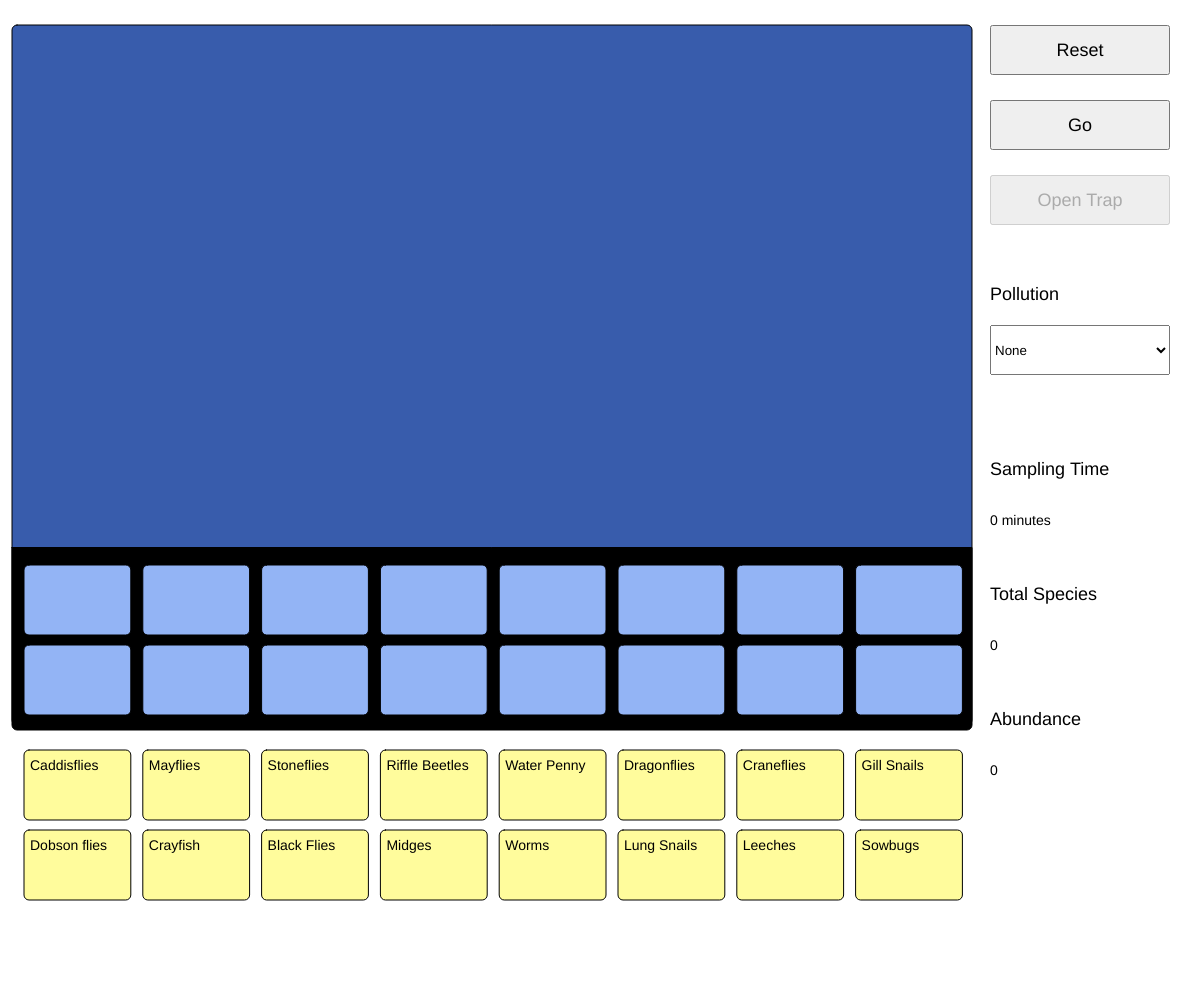
Frame 1 (no input)
Frame 60 (no input): identical to frame 1, image omitted
Frame 120 (the mouse pressed at the canvas centre since frame 60): identical to frame 1, image omitted

The p5.js sketch that drew this single still picture (run headless with seeded random() and noise() and a simulated clock; from frame 60 on, the mouse is pressed at the canvas centre):

// p5.js sketch
// ── sketch.js
/* Biodiversity Ecology - Estimating Stream Diversity Model
 * Adapted from Virtual Lab Biology's Stream Diversity Model Simulation
 * Adapted by Sophia Wang
 * 12.20.2024
*/

// CONSTANTS
// levels of pollution
const HIGH = 2;
const MODERATE = 1;
const LOW = 0;
let pollution;
// sampling details
const SAMP_TIME = 60;
let time = 0;
let species = 0;
let abundance = 0;
// window/box sizing ratios
let W;
let H;
const MAIN_WIDTH = 0.8;
const MAIN_HEIGHT = 0.7;
const BOX_HEIGHT = 0.07;
const BOX_WIDTH = 0.089;
const BOX_PAD = 0.01;
const BOX_YPOS = MAIN_HEIGHT + BOX_PAD;
const BOX_CORNER = 5;
const BTN_PAD = 0.025;
const BTN_WIDTH = 0.15;
const BTN_HEIGHT = 0.05;
const BTN_XPOS = MAIN_WIDTH + BTN_PAD;
const BTN_FONT_SIZE = '18px';
const HEAD_FONT_SIZE = 18;
const TEXT_FONT_SIZE = 14;
// buttons/dropdowns
let selPollution;
let btnReset;
let btnGo;
let btnOpen;

// STATES
const STOPPED = 0;
const RUNNING = 1;
const TRAP_OPEN = 2;
let state = STOPPED;

// CLASSES
class Organism {
	// constructor
	constructor (name, sensitivity, display, i) {
		this.name = name;
		this.sensitivity = sensitivity;
		this.display = display;
		this.amt = 0;
		this.coords = [];
		this.boxCoords = [];
		this.box = [int(i/8), i%8];
	}
	// getters
	getName () { return this.name; }
	getAmt () { return this.amt; }
	getSensitivity () { return this.sensitivity; }
	getLenCoords () { return this.coords.length; }
	getCoords (i) { 
		if (this.coords.length <= i) { return [0, 0]; }
		else { return this.coords[i]; }
	}
	getLenBoxCoords () { return this.boxCoords.length; }
	getBoxCoords (i) {
		if (this.boxCoords.length <= i) { return [0, 0]; }
		return this.boxCoords[i];
	}
	drawOrganism (x, y) {return this.display(x, y); }
	// setters
	setAmt (a) { this.amt = a; return; }
	setCoords (i, l) { this.coords[i] = l; return; }
	addCoords (l) { this.coords.push(l); return; }
	setBoxCoords (i, l) { this.boxCoords[i] = l; return; }
	addBoxCoords (l) { this.boxCoords.push(l); return; }
	// resetters
	resetAmts () { this.amt = 0; this.coords = []; this.boxCoords = []; return; }
}

// ORGANISM INFORMATION
const names = ['Caddisflies', 'Mayflies', 'Stoneflies',  'Riffle Beetles',  'Water Penny', 
									 'Dragonflies', 'Craneflies', 'Gill Snails', 'Dobson flies', 'Crayfish',
									 'Black Flies', 'Midges', 'Worms', 'Lung Snails', 'Leeches', 'Sowbugs'];
let caddisfly, mayfly, stonefly, riffleBeetle, waterPenny, dragonfly, craneFly, gillSnail;
let dobsonfly, crayfish, blackfly, midge, worm, lungsnail, leech, sowbug;
let organisms;

// SETUP
function setup() {
	W = windowWidth;
	H = windowHeight;
	// essentials
	createCanvas(windowWidth, windowHeight);
	background(255);
	
	// buttons
	btnReset = createButton('Reset');
	btnReset.position(BTN_XPOS * W, BTN_PAD * H)
	btnReset.style('font-size', BTN_FONT_SIZE)
	btnReset.style('height', BTN_HEIGHT * H + 'px')
	btnReset.style('width', BTN_WIDTH * W + 'px')
	btnReset.mousePressed(reset);
	btnGo = createButton('Go');
	btnGo.position(BTN_XPOS * W, (BTN_PAD * 2 + BTN_HEIGHT) * H)
	btnGo.style('font-size', BTN_FONT_SIZE)
	btnGo.style('height', BTN_HEIGHT * H + 'px')
	btnGo.style('width', BTN_WIDTH * W + 'px')
	btnGo.mousePressed(go);
	btnOpen = createButton('Open Trap');
	btnOpen.position(BTN_XPOS * W, (BTN_PAD * 3 + BTN_HEIGHT * 2) * H)
	btnOpen.style('font-size', BTN_FONT_SIZE)
	btnOpen.style('height', BTN_HEIGHT * H + 'px')
	btnOpen.style('width', BTN_WIDTH * W + 'px')
	btnOpen.mousePressed(openTrap);
	btnOpen.attribute('disabled', '');
	
	// dropdowns
	selPollution = createSelect();
	selPollution.option('None');
	selPollution.option('Moderate');
	selPollution.option('High');
	selPollution.selected('None');
	selPollution.position(BTN_XPOS * W, (BTN_PAD * 4 + BTN_HEIGHT * 4.5) * H)
	selPollution.style('font-size', BTN_FONT_SIZE/2)
	selPollution.style('height', BTN_HEIGHT * H + 'px')
	selPollution.style('width', BTN_WIDTH * W + 'px')
	
	// organisms
	caddisfly = new Organism('Caddisfly', 2, drawCaddisfly, 0);
	mayfly = new Organism('Mayfly', 2, drawMayfly, 1);
	stonefly = new Organism('Stonefly', 2, drawStonefly, 2);
	riffleBeetle = new Organism('Riffle Beetle', 2, drawRiffleBeetle, 3)
	waterPenny = new Organism('Water Penny', 2, drawWaterPenny, 4);
	dragonfly = new Organism('Dragonfly', 1, drawDragonfly, 5);
	cranefly = new Organism('Crane fly', 1, drawCranefly, 6);
	gillSnail = new Organism('Gill snail', 1, drawGillSnail, 7);
	dobsonfly = new Organism('Dobson fly', 1, drawDobsonfly, 8);
	crayfish = new Organism('Crayfish', 1, drawCrayfish, 9);
	blackfly = new Organism('Black fly', 0, drawBlackfly, 10);
	midge = new Organism('Midge', 0, drawMidge, 11);
	worm = new Organism('Worm', 0, drawWorm, 12);
	lungSnail = new Organism('Lung Snail', 0, drawLungSnail, 13);
	leech = new Organism('Leech', 0, drawLeech, 14);
	sowbug = new Organism('Sowbug', 0, drawSowbug, 15);

	organisms = [caddisfly, mayfly, stonefly, riffleBeetle, waterPenny,
										 dragonfly, cranefly, gillSnail, dobsonfly, crayfish,
										 blackfly, midge, worm, lungSnail, leech, sowbug];
	
	repaint();
	
	return;
}

// DRAW
function draw() {
	if (state == TRAP_OPEN) {
		if (time < 15) {
			time ++;
		}
	}
	repaint();
	return;
}

// REPAINT
// draws on text and boxes
function repaint () {
	// essentials
	background(255);
	
	// simulation boxes
	fill('#385cac');
	rect(W * BOX_PAD, H * BTN_PAD, W * MAIN_WIDTH, H * MAIN_HEIGHT, BOX_CORNER);
	fill(0);
	rect (W * BOX_PAD, H * (MAIN_HEIGHT - 2 * BOX_HEIGHT - 0.5 * BTN_PAD), W * MAIN_WIDTH, H * (2 * BOX_HEIGHT + 3 * BOX_PAD + 0.5 * BTN_PAD), 0, 0, BOX_CORNER, BOX_CORNER);
	for (let i = 2; i >= 1; i--) {
		for (let j = 1; j <= 8; j++) {
			fill('#93b4f5');
			rect(W * ((j + 1) * BOX_PAD + (j - 1) * BOX_WIDTH), H * (MAIN_HEIGHT - i * (BOX_HEIGHT + BOX_PAD) + BTN_PAD), W * BOX_WIDTH, H * BOX_HEIGHT, BOX_CORNER);
			fill('#fffc9c')
			rect(W * ((j + 1) * BOX_PAD + (j - 1) * BOX_WIDTH), H * (MAIN_HEIGHT + (i - 1) * (BOX_HEIGHT + BOX_PAD) + 2 * BTN_PAD), W * BOX_WIDTH, H * BOX_HEIGHT, BOX_CORNER);
			fill(0);
			textSize(TEXT_FONT_SIZE);
			text(names[8 * (i - 1) + j - 1], W * ((j + 1.5) * BOX_PAD + (j - 1) * BOX_WIDTH), H * (MAIN_HEIGHT + i * (BOX_HEIGHT + BOX_PAD) - 0.4 * BTN_PAD));
		}
	}
	
	if (state >= RUNNING) {
		setCoords();
		for (let idx = 0; idx < 16; idx++) {
			o = organisms[idx];
			i = o.box[0] + 1; j = o.box[1] + 1;
			// text
			if (state > RUNNING) {
				fill(0);
				textSize(TEXT_FONT_SIZE + 5);
				let tempAmt = o.getAmt();
				const multipliers = [1.25, 1.5, 2];
				tempAmt *= multipliers[Math.floor(Math.random() + 1)];
				tempAmt = Math.floor(tempAmt);
				text(tempAmt, W * ((j + 2) * BOX_PAD + (j - 1) * BOX_WIDTH), H * (MAIN_HEIGHT + i * (BOX_HEIGHT + BOX_PAD) + 2 * BOX_PAD));
				abundance += tempAmt;
			}
			// draw 
			for (let reps = 0; reps < o.getAmt(); reps++) {
				o.display(o.getCoords(reps)[0], o.getCoords(reps)[1]);
				if (state > RUNNING) {
					o.display(o.getBoxCoords(reps)[0], o.getBoxCoords(reps)[1]);
				}
			}
		}
	}
	
	// trap
	if (state > RUNNING) {
		drawTrap();
	}
	
	// side panel indicators
	textSize(HEAD_FONT_SIZE);
	fill(0);
	text('Pollution', BTN_XPOS * W, (BTN_PAD * 4 + BTN_HEIGHT * 4) * H);
	text('Sampling Time', BTN_XPOS * W, (BTN_PAD * 6 + BTN_HEIGHT * 6.5) * H);
	text('Total Species', BTN_XPOS * W, (BTN_PAD * 7 + BTN_HEIGHT * 8.5) * H);
	text('Abundance', BTN_XPOS * W, (BTN_PAD * 8 + BTN_HEIGHT * 10.5) * H);
	textSize(TEXT_FONT_SIZE);
	text(time + ' minutes', BTN_XPOS * W, (BTN_PAD * 6 + BTN_HEIGHT * 7.5) * H);
	text(species, BTN_XPOS * W, (BTN_PAD * 7 + BTN_HEIGHT * 9.5) * H);
	text(abundance, BTN_XPOS * W, (BTN_PAD * 8 + BTN_HEIGHT * 11.5) * H);
	abundance = 0;
	
	return;
}


// BUTTON FUNCTIONS
// go button
function go () {
	console.log('Simulation running.')
	pollution = selPollution.selected();
	if (pollution == 'None' || pollution == 'Moderate' || pollution == 'High') {
		state = RUNNING;
		frameRate(5);
		btnGo.style('background-color', '#2dc43f');
		btnOpen.removeAttribute('disabled');
		setAmts(pollution);
		setCoords();
		repaint();
	}
	return;
}

// open trap button
function openTrap () {
	console.log('Opened trap.');
	if (state == RUNNING) {
		state = TRAP_OPEN;
		drawTrap();
		btnGo.style('background-color', null);
		btnGo.attribute('disabled', '');
		btnOpen.style('background-color', '#2dc43f');
	}
	return;
}

// reset button
function reset () {
	console.log('Reset simulation.');
	state = STOPPED;
	time = 0;
	species = 0;
	abundance = 0;
	frameRate(0);
	btnGo.style('background-color', null);
	btnOpen.style('background-color', null)
	btnOpen.attribute('disabled', '');
	btnGo.removeAttribute('disabled');
	for (let o of organisms) { o.resetAmts(); }
	draw();
	return;
}

// RANDOMIZATION
// amounts
function setAmts (pollution) {
	if (pollution == 'None') {
		for (let o of organisms) {
			if (o.getAmt() == 0) {
				if (o.sensitivity == 2) { o.setAmt(Math.floor(Math.random() * 3 + 3)); }
				else if (o.sensitivity == 1) { o.setAmt(Math.floor(Math.random() * 3 + 2)); }
				else { o.setAmt(Math.floor(Math.random() * 2 + 2)); }
			}			
		}
	}
	else if (pollution == 'Moderate') {
		for (let o of organisms) {
			if (o.getAmt() == 0) {
				if (o.sensitivity == 2) { o.setAmt(Math.floor(Math.random() * 3 + 1)); }
				else if (o.sensitivity == 1) { o.setAmt(Math.floor(Math.random() * 3 + 2)); }
				else { o.setAmt(Math.floor(Math.random() * 3 + 3)); }
			}
		}
	}
	else if (pollution == 'High') {
		for (let o of organisms) {
			if (o.getAmt() == 0) {
				if (o.sensitivity == 2) { o.setAmt(Math.floor(Math.random() * 1.2)); }
				else if (o.sensitivity == 1) { o.setAmt(Math.floor(Math.random() * 3)); }
				else { o.setAmt(Math.floor(Math.random() * 4 + 4)); }
			}
		}
	}
	else {
		for (let o of organisms) {
			o.setAmt(0);
		}
	}
	return;
}

// coordinates
function setCoords () {
	for (let o of organisms) {
		// simulation coords
		let diff = o.getAmt() - o.getLenCoords();
		for (let i = 0; i < o.getAmt() - Math.max(Math.abs(diff)); i++) {
			// old organisms
			let l = o.getCoords(i);
			l[0] += Math.random() * 10 - 5;
			l[1] += Math.random() * 10 - 5;
			l[0] = Math.max(l[0], W * 2 * BOX_PAD); l[0] = Math.min(l[0], W * MAIN_WIDTH - 3 * W * BOX_PAD);
			l[1] = Math.max(l[1], H * 2 * BOX_PAD); l[1] = Math.min(l[1], H * (MAIN_HEIGHT - 3 * BOX_HEIGHT - 3 * BOX_PAD));
			o.setCoords(i, l);
		}
		
		for (let i = o.getAmt() - diff; i < o.getAmt(); i++) {
			// new organisms
			let x = Math.random() * W * MAIN_WIDTH + W * BOX_PAD;
			let y = Math.random() * H * (MAIN_HEIGHT - 2 * BOX_HEIGHT - BOX_PAD);
			o.addCoords([x, y]);
			console.log(o.coords);
		}
		// box coords
		diff = o.getAmt() - o.getLenBoxCoords();
		let r = o.box[0] + 2; c = o.box[1] + 1;
		for (let i = 0; i < o.getAmt() - Math.max(Math.abs(diff)); i++) {
			// old organisms
			let l = o.getBoxCoords(i);
			l[0] += Math.random() * 10 - 5;
			l[1] += Math.random() * 10 - 5;
			l[0] = Math.max(l[0], W * ((c + 1) * BOX_PAD + (c - 1) * BOX_WIDTH)); 
			l[0] = Math.min(l[0], W * ((c - 2) * BOX_PAD + c * BOX_WIDTH));
			l[1] = Math.max(l[1], H * (MAIN_HEIGHT - r * (BOX_HEIGHT + BOX_PAD) + BTN_PAD)); 
			l[1] = Math.min(l[1], H * (MAIN_HEIGHT - r * (BOX_HEIGHT + BOX_PAD) - BTN_PAD + BOX_HEIGHT));
			o.setBoxCoords(i, l);
			//rect(W * ((j + 1) * BOX_PAD + (j - 1) * BOX_WIDTH), H * (MAIN_HEIGHT - i * (BOX_HEIGHT + BOX_PAD) + BTN_PAD), W * BOX_WIDTH, H * BOX_HEIGHT, BOX_CORNER);
			
		}
		
		for (let i = o.getAmt() - diff; i < o.getAmt(); i++) {
			// new organisms
			let x = W * ((c + 1) * BOX_PAD + (c - 1) * BOX_WIDTH + BOX_WIDTH/2) + Math.random() * W * BOX_WIDTH - W * BOX_WIDTH/2;
			let y = H * (MAIN_HEIGHT - r * (BOX_HEIGHT + BOX_PAD) + BTN_PAD + BOX_HEIGHT/2) + Math.random() * H * BOX_HEIGHT - H * BOX_HEIGHT/2;
			o.addBoxCoords([x, y]);
		}
	}
	return;
}

// DRAWING ORGANISMS/TRAP
function drawTrap () {
	fill('#c2c2c2');
	let w = W * (MAIN_WIDTH/2);
	let h = H * (MAIN_HEIGHT/2);
	line(w - 50, h - 50, w + 50, h - 35);
	line(w - 50, h + 50, w + 50, h + 35);
	beginShape();
	vertex(w - 40, h - 48.5);
	vertex(w + 40, h - 36.5);
	vertex(w + 40, h + 36.5);
	vertex(w - 40, h + 48.5);
	endShape(CLOSE);
	fill(0);
	line(w - 30, h, w + 30, h);
	line(w - 30, h - 30, w + 30, h - 20);
	line(w - 30, h + 30, w + 30, h + 20);
	return;
}

function drawCaddisfly (x, y) {
	fill('#9b734c');
	let dilation = 1.75;
	beginShape();
	vertex(x + 3 * dilation, y + 20 * dilation);
	vertex(x + 2 * dilation, y + 17 * dilation);
	vertex(x + 2.5 * dilation, y + 13 * dilation);
	vertex(x + 2.5 * dilation, y + 11.5 * dilation);
	vertex(x + 18 * dilation, y + 3 * dilation);
	vertex(x + 19 * dilation, y + 2 * dilation);
	vertex(x + 24 * dilation, y - 2 * dilation);
	vertex(x + 19 * dilation, y + 2 * dilation);
	vertex(x + 20 * dilation, y + 2.5 * dilation);
	vertex(x + 20 * dilation, y + 5.5 * dilation);
	vertex(x + 19.5 * dilation, y + 6 * dilation);
	vertex(x + 19 * dilation, y + 6.5 * dilation);
	vertex(x + 25 * dilation, y + 10 * dilation);
	vertex(x + 19 * dilation, y + 6.5 * dilation);
	vertex(x + 18 * dilation, y + 8 * dilation);
	vertex(x + 17.5 * dilation, y + 15 * dilation);
	vertex(x + 18 * dilation, y + 8 * dilation);
	vertex(x + 15.5 * dilation, y + 13 * dilation);
	vertex(x + 15 * dilation, y + 12.5 * dilation);
	vertex(x + 13 * dilation, y + 13 * dilation);
	vertex(x + 12.5 * dilation, y + 20 * dilation);
	vertex(x + 12.5 * dilation, y + 12 * dilation);
	vertex(x + 9 * dilation, y + 17.5 * dilation);
	endShape(CLOSE);
	return;
}

function drawMayfly (x, y) {
	fill('#a28150');
	let dilation = 1.75;
	beginShape();
	vertex(x + 6 * dilation, y + 5 * dilation);
	vertex(x + 16.5 * dilation, y + 10 * dilation);
	vertex(x + 17.8 * dilation, y + 9 * dilation);
	vertex(x + 20 * dilation, y + 7 * dilation);
	vertex(x + 21  * dilation, y + 8.5 * dilation);
	vertex(x + 22 * dilation, y + 9 * dilation);
	vertex(x + 25 * dilation, y + 5 * dilation);
	vertex(x + 22.2 * dilation, y + 8.2 * dilation);
	vertex(x + 26 * dilation, y + 8 * dilation);
	vertex(x + 19.5 * dilation, y + 10 * dilation);
	vertex(x + 19 * dilation, y + 12 * dilation);
	vertex(x + 22 * dilation, y + 11 * dilation);
	vertex(x + 25 * dilation, y + 10 * dilation);
	vertex(x + 19 * dilation, y + 12 * dilation);
	vertex(x + 23.5 * dilation, y + 15 * dilation);
	vertex(x + 19 * dilation, y + 12 * dilation);
	vertex(x + 15 * dilation, y + 17.5 * dilation);
	vertex(x + 10 * dilation, y + 20 * dilation);
	vertex(x + 7 * dilation, y + 19 * dilation);
	vertex(x + 1 * dilation, y + 19 * dilation);
	vertex(x + 11 * dilation, y + 17.5 * dilation);
	vertex(x + 14 * dilation, y + 15 * dilation);
	vertex(x + 10 * dilation, y + 15 * dilation);
	vertex(x + 7 * dilation, y + 11 * dilation);
	endShape(CLOSE);
	return;
}

function drawStonefly (x, y) {
	fill('#5a5145');
	let dilation = 2;
	beginShape();
	vertex(x + 5 * dilation, y + 17 * dilation);
	vertex(x + 4 * dilation, y + 17 * dilation);
	vertex(x + 3 * dilation, y + 15 * dilation);
	vertex(x + 3.5 * dilation, y + 12 * dilation);
	vertex(x + 3.3 * dilation, y + 10 * dilation);
	vertex(x + 2 * dilation, y + 11 * dilation);
	vertex(x + 1.5 * dilation, y + 14 * dilation);
	vertex(x + 2 * dilation, y + 11 * dilation);
	vertex(x + 3.3 * dilation, y + 10 * dilation);
	vertex(x + 3 * dilation, y + 8 * dilation);
	vertex(x + 2 * dilation, y + 8.5 * dilation);
	vertex(x + 1 * dilation, y + 10 * dilation);
	vertex(x + 2 * dilation, y + 8.5 * dilation);
	vertex(x + 3 * dilation, y + 8 * dilation);
	vertex(x + 3.5 * dilation, y + 6.5 * dilation);
	vertex(x + 3.3 * dilation, y + 5.5 * dilation);
	vertex(x + 3 * dilation, y + 5 * dilation);
	vertex(x + 1 * dilation, y + 6.5 * dilation);
	vertex(x + 3 * dilation, y + 5 * dilation);
	vertex(x + 3.3 * dilation, y + 5.5 * dilation);
	vertex(x + 4 * dilation, y + 4 * dilation);
	vertex(x + 3.5 * dilation, y + 2.5 * dilation);
	vertex(x + 2.5 * dilation, y + 0.5 * dilation);
	vertex(x + 3.5 * dilation, y + 2.5 * dilation);
	vertex(x + 4 * dilation, y + 4 * dilation);
	vertex(x + 5 * dilation, y + 4 * dilation);
	vertex(x + 5 * dilation, y + 2 * dilation);
	vertex(x + 5.5 * dilation, y + 1 * dilation);
	vertex(x + 5 * dilation, y + 2 * dilation);
	vertex(x + 5 * dilation, y + 4 * dilation);
	vertex(x + 5.5 * dilation, y + 4.5 * dilation);
	vertex(x + 5.5 * dilation, y + 5.5 * dilation);
	vertex(x + 6.5 * dilation, y + 5 * dilation);
	vertex(x + 8.5 * dilation, y + 6.5 * dilation);
	vertex(x + 6.5 * dilation, y + 5 * dilation);
	vertex(x + 5.5 * dilation, y + 5.5 * dilation);
	vertex(x + 6 * dilation, y + 7.2 * dilation);
	vertex(x + 6.5 * dilation, y + 7 * dilation);
	vertex(x + 8.7 * dilation, y + 10 * dilation);
	vertex(x + 6.5 * dilation, y + 7 * dilation);
	vertex(x + 6 * dilation, y + 7.2 * dilation);
	vertex(x + 6 * dilation, y + 10 * dilation);
	vertex(x + 7 * dilation, y + 11 * dilation);
	vertex(x + 7.5 * dilation, y + 14 * dilation);
	vertex(x + 7 * dilation, y + 11 * dilation);
	vertex(x + 6 * dilation, y + 10 * dilation);
	vertex(x + 6 * dilation, y + 13 * dilation);
	vertex(x + 6.5 * dilation, y + 15 * dilation);
	endShape(CLOSE);
	return;
}

function drawRiffleBeetle (x, y) {
	fill('#5a5145');
	let dilation = 2;
	beginShape();
	vertex(x + 15 * dilation, y + 8.5 * dilation);
	vertex(x + 15 * dilation, y + 11.5 * dilation);
	vertex(x + 12.5 * dilation, y + 12.5 * dilation);
	vertex(x + 12 * dilation, y + 12.5 * dilation);
	vertex(x + 12 * dilation, y + 15 * dilation);
	vertex(x + 14 * dilation, y + 17.5 * dilation);
	vertex(x + 12 * dilation, y + 15 * dilation);
	vertex(x + 12 * dilation, y + 12.5 * dilation);
	vertex(x + 7.5 * dilation, y + 12.5 * dilation);
	vertex(x + 8 * dilation, y + 17.5 * dilation);
	vertex(x + 7.5 * dilation, y + 12.5 * dilation);
	vertex(x + 7 * dilation, y + 11.5 * dilation);
	vertex(x + 5 * dilation, y + 14 * dilation);
	vertex(x + 2.5 * dilation, y + 14 * dilation);
	vertex(x + 5 * dilation, y + 14 * dilation);
	vertex(x + 7 * dilation, y + 11.5 * dilation);
	vertex(x + 5 * dilation, y + 11.5 * dilation);
	vertex(x + 4 * dilation, y + 10.5 * dilation);
	vertex(x + 2.5 * dilation, y + 11.5 * dilation);
	vertex(x, y + 11.5 * dilation);
	vertex(x + 2.5 * dilation, y + 11.5 * dilation);
	vertex(x + 4 * dilation, y + 10.5 * dilation);
	vertex(x + 4 * dilation, y + 9.5 * dilation);
	vertex(x + 2.5 * dilation, y + 8.5 * dilation);
	vertex(x, y + 8.5 * dilation);
	vertex(x + 2.5 * dilation, y + 8.5 * dilation);
	vertex(x + 4 * dilation, y + 9.5 * dilation);
	vertex(x + 5 * dilation, y + 8.5 * dilation);
	vertex(x + 7 * dilation, y + 8.5 * dilation);
	vertex(x + 5 * dilation, y + 6 * dilation);
	vertex(x + 2.5 * dilation, y + 6 * dilation);
	vertex(x + 5 * dilation, y + 6 * dilation);
	vertex(x + 7 * dilation, y + 8.5 * dilation);
	vertex(x + 7.5 * dilation, y + 7.5 * dilation);
	vertex(x + 8 * dilation, y + 2.5 * dilation);
	vertex(x + 7.5 * dilation, y + 7.5 * dilation);
	vertex(x + 12 * dilation, y + 7.5 * dilation);
	vertex(x + 12 * dilation, y + 5 * dilation);
	vertex(x + 14 * dilation, y + 2.5 * dilation);
	vertex(x + 12 * dilation, y + 5 * dilation);
	vertex(x + 12 * dilation, y + 7.5 * dilation);
	vertex(x + 12.5 * dilation, y + 7.5 * dilation);
	vertex(x + 15 * dilation, y + 8.5 * dilation);
	endShape(CLOSE);
	return;
}

function drawWaterPenny (x, y) {
	x += 19; y += 10;
	fill('#7c3622');
	ellipse(x, y, 20, 16);
	line(x - 9.5, y + 0.5, x - 15, y + 2.5);
	line(x - 9.5, y - 0.5, x - 15, y - 2.5);
	return;
}

function drawDragonfly (x, y) {
	fill('#446c94');
	let dilation = 2.5;
	beginShape();
	vertex(x + dilation * 9.5, y + dilation * 2.5);
	vertex(x + dilation * 9.25, y + dilation * 3);
	vertex(x + dilation * 9.5, y + dilation * 3.5);
	vertex(x + dilation * 9, y + dilation * 5);
	vertex(x + dilation * 9.5, y + dilation * 7);
	vertex(x + dilation * 9, y + dilation * 12.5);
	vertex(x + dilation * 9.5, y + dilation * 17.5);
	vertex(x + dilation * 10.5, y + dilation * 17.5);
	vertex(x + dilation * 11, y + dilation * 12.5);
	vertex(x + dilation * 10.5, y + dilation * 7);
	vertex(x + dilation * 11, y + dilation * 5);
	vertex(x + dilation * 10.5, y + dilation * 3.5);
	vertex(x + dilation * 10.75, y + dilation * 3);
	vertex(x + dilation * 10.5, y + dilation * 2.5);
	endShape(CLOSE);
	fill('#add5dd');
	beginShape();
	vertex(x + dilation * 9, y + dilation * 5);
	vertex(x + dilation * 5, y + dilation * 5);
	vertex(x + dilation * 2, y + dilation * 5.75);
	vertex(x + dilation * 2, y + dilation * 6.25);
	vertex(x + dilation * 5, y + dilation * 7.5);
	vertex(x + dilation * 4.5, y + dilation * 10);
	vertex(x + dilation * 5, y + dilation * 11);
	vertex(x + dilation * 5.5, y + dilation * 10.5);
	vertex(x + dilation * 9.5, y + dilation * 7);
	vertex(x + dilation * 9, y + dilation * 5);
	endShape(CLOSE);
	beginShape();
	vertex(x + dilation * 11, y + dilation * 5);
	vertex(x + dilation * 15, y + dilation * 5);
	vertex(x + dilation * 18, y + dilation * 5.75);
	vertex(x + dilation * 18, y + dilation * 6.25);
	vertex(x + dilation * 15, y + dilation * 7.5);
	vertex(x + dilation * 15.5, y + dilation * 10);
	vertex(x + dilation * 15, y + dilation * 11);
	vertex(x + dilation * 14.5, y + dilation * 10.5);
	vertex(x + dilation * 10.5, y + dilation * 7);
	vertex(x + dilation * 11, y + dilation * 5);
	endShape(CLOSE);
	return;
}

function drawCranefly (x, y) {
	fill('#705c51');
	let dilation = 2;
	beginShape();
	vertex(x + dilation * 9.5, y + dilation * 9.5);
	vertex(x + dilation * 9.5, y + dilation * 10.5);
	vertex(x + dilation * 6.5, y + dilation * 13.5);
	vertex(x + dilation * 6, y + dilation * 15);
	vertex(x + dilation * 8, y + dilation * 13.75);
	vertex(x + dilation * 9.5, y + dilation * 10.75);
	vertex(x + dilation * 9.5, y + dilation * 14);
	vertex(x + dilation * 9.85, y + dilation * 15);
	vertex(x + dilation * 10.15, y + dilation * 15);
	vertex(x + dilation * 10.5, y + dilation * 14);
	vertex(x + dilation * 10.5, y + dilation * 10.75);
	vertex(x + dilation * 12, y + dilation * 13.75);
	vertex(x + dilation * 14, y + dilation * 15);
	vertex(x + dilation * 13.5, y + dilation * 13.5);
	vertex(x + dilation * 10.5, y + dilation * 10.5);
	vertex(x + dilation * 10.5, y + dilation * 9.5);
	endShape();
	line(x + dilation * 9.5, y + dilation * 10.5, x + dilation * 9, y + dilation * 10);
	line(x + dilation * 9, y + dilation * 10, x + dilation * 7, y + dilation * 5);
	line(x + dilation * 7, y + dilation * 5, x + dilation * 6, y);
	line(x + dilation * 10.5, y + dilation * 10.5, x + dilation * 11, y + dilation * 10);
	line(x + dilation * 11, y + dilation * 10, x + dilation * 13, y + dilation * 5);
	line(x + dilation * 13, y + dilation * 5, x + dilation * 14, y);
	line(x + dilation * 9.5, y + dilation * 10.5, x + dilation * 7, y + dilation * 11.5);
	line(x + dilation * 7, y + dilation * 11.5, x + dilation * 4, y + dilation * 10);
	line(x + dilation * 4, y + dilation * 10, x + dilation * 0.5, y + dilation * 11);
	line(x + dilation * 10.5, y + dilation * 10.5, x + dilation * 13, y + dilation * 11.5);
	line(x + dilation * 13, y + dilation * 11.5, x + dilation * 16, y + dilation * 10);
	line(x + dilation * 16, y + dilation * 10, x + dilation * 19.5, y + dilation * 11);
	line(x + dilation * 9.5, y + dilation * 10.5, x + dilation * 8.5, y + dilation * 15);
	line(x + dilation * 8.5, y + dilation * 15, x + dilation * 5.5, y + dilation * 17);
	line(x + dilation * 5.5, y + dilation * 17, x + dilation * 5, y + dilation * 20);
	line(x + dilation * 10.5, y + dilation * 10.5, x + dilation * 11.5, y + dilation * 15);
	line(x + dilation * 11.5, y + dilation * 15, x + dilation * 14.5, y + dilation * 17);
	line(x + dilation * 14.5, y + dilation * 17, x + dilation * 15, y + dilation * 20);
	return;
}

function drawGillSnail (x, y) {
	fill('#8c3416');
	let dilation = 2;
	beginShape();
	vertex(x + dilation * 5, y + dilation * 15);
	vertex(x + dilation * 5, y + dilation * 9);
	vertex(x + dilation * 8, y + dilation * 6);
	vertex(x + dilation * 12, y + dilation * 6);
	vertex(x + dilation * 15, y + dilation * 9);
	vertex(x + dilation * 15, y + dilation * 13.5);
	vertex(x + dilation * 13, y + dilation * 18);
	vertex(x + dilation * 8.5, y + dilation * 15.5);
	vertex(x + dilation * 5, y + dilation * 15);
	endShape(CLOSE);
	fill('#ecdc74');
	beginShape();
	vertex(x + dilation * 8.5, y + dilation * 15.5);
	vertex(x + dilation * 2, y + dilation * 15);
	vertex(x, y + dilation * 18.5);
	vertex(x + dilation * 9, y + dilation * 18.5);
	vertex(x + dilation * 13, y + dilation * 18.5);
	vertex(x + dilation * 8.5, y + dilation * 15.5);
	endShape(CLOSE);
	line(x + dilation * 8.5, y + dilation * 15.5, x + dilation * 13, y + dilation * 11.5);
	line(x + dilation * 13, y + dilation * 11.5, x + dilation * 10, y + dilation * 8.5);
	line(x + dilation * 10, y + dilation * 8.5, x + dilation * 7.5, y + dilation * 9);
	line(x + dilation * 7.5, y + dilation * 9, x + dilation * 7.75, y + dilation * 12);
	line(x + dilation * 7.75, y + dilation * 12, x + dilation * 9, y + dilation * 13);
	line(x + dilation * 9, y + dilation * 13, x + dilation * 10, y + dilation * 11);
	line(x + dilation * 10, y + dilation * 11, x + dilation * 9, y + dilation * 10);
	line(x + dilation * 9, y + dilation * 10, x + dilation * 8.75, y + dilation * 11);
	return;
}

function drawDobsonfly (x, y) {}

function drawCrayfish (x, y) {}

function drawBlackfly (x, y) {}

function drawMidge (x, y) {}

function drawWorm (x, y) {}

function drawLungSnail (x, y) {}

function drawLeech (x, y) {}

function drawSowbug (x, y) {}
